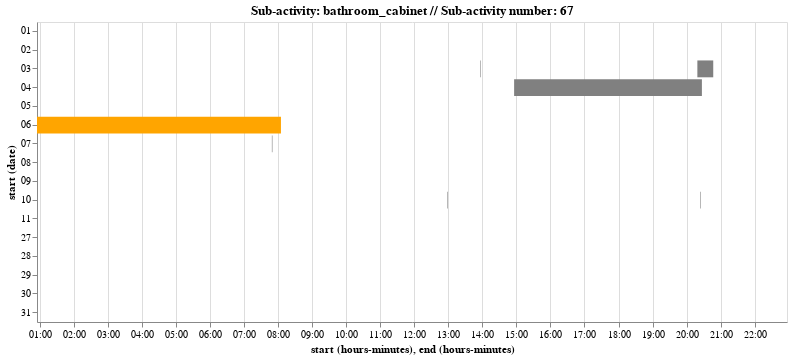

The code cell stored with this chart in its notebook:
### Markdown cell above
#### Bathroom - Cabinet, Sub-activity # 67
##### Strip Chart

### Code cell
charts[0]

### Figure 1 — Vega-Lite specification as saved in the notebook (floating-point values rounded to 4 significant figures)
{"$schema": "https://vega.github.io/schema/vega-lite/v3.4.0.json", "config": {"mark": {"tooltip": null}, "view": {"height": 300, "width": 400}}, "data": {"name": "data-3cfe50779dc22804f2883f731cef1f9a"}, "datasets": {"data-3cfe50779dc22804f2883f731cef1f9a": [{"day": "3", "end": "2003-03-27T06:43:43", "index": 0, "start": "2003-03-27T06:43:40"}, {"day": "3", "end": "2003-03-27T06:44:56", "index": 5, "start": "2003-03-27T06:44:49"}, {"day": "3", "end": "2003-03-27T07:11:27", "index": 15, "start": "2003-03-27T07:11:23"}, {"day": "4", "end": "2003-03-28T18:34:43", "index": 137, "start": "2003-03-28T18:34:41"}, {"day": "4", "end": "2003-03-28T19:02:26", "index": 144, "start": "2003-03-28T19:02:24"}, {"day": "4", "end": "2003-03-28T22:14:17", "index": 193, "start": "2003-03-28T22:14:12"}, {"day": "5", "end": "2003-03-29T06:29:28", "index": 204, "start": "2003-03-29T06:29:25"}, {"day": "5", "end": "2003-03-29T08:55:26", "index": 208, "start": "2003-03-29T08:55:24"}, {"day": "5", "end": "2003-03-29T09:12:23", "index": 214, "start": "2003-03-29T09:12:22"}, {"day": "5", "end": "2003-03-29T15:37:43", "index": 498, "start": "2003-03-29T15:37:30"}, {"day": "5", "end": "2003-03-29T15:37:38", "index": 499, "start": "2003-03-29T15:37:31"}, {"day": "5", "end": "2003-03-29T15:56:55", "index": 586, "start": "2003-03-29T15:56:51"}, {"day": "5", "end": "2003-03-29T15:56:54", "index": 587, "start": "2003-03-29T15:56:53"}, {"day": "5", "end": "2003-03-29T16:02:09", "index": 600, "start": "2003-03-29T16:02:01"}, {"day": "5", "end": "2003-03-29T16:02:07", "index": 601, "start": "2003-03-29T16:02:03"}, {"day": "5", "end": "2003-03-29T18:23:47", "index": 650, "start": "2003-03-29T18:23:46"}, {"day": "5", "end": "2003-03-29T18:24:30", "index": 651, "start": "2003-03-29T18:24:29"}, {"day": "5", "end": "2003-03-29T22:27:50", "index": 678, "start": "2003-03-29T22:27:45"}, {"day": "6", "end": "2003-03-30T07:39:43", "index": 695, "start": "2003-03-30T07:39:29"}, {"day": "6", "end": "2003-03-30T13:19:20", "index": 776, "start": "2003-03-30T13:19:18"}, {"day": "6", "end": "2003-03-30T15:52:41", "index": 807, "start": "2003-03-30T15:52:39"}, {"day": "6", "end": "2003-03-30T16:24:29", "index": 812, "start": "2003-03-30T16:24:28"}, {"day": "6", "end": "2003-03-30T22:57:41", "index": 822, "start": "2003-03-30T22:57:37"}, {"day": "0", "end": "2003-03-31T07:36:16", "index": 827, "start": "2003-03-31T07:36:11"}, {"day": "0", "end": "2003-03-31T08:59:15", "index": 841, "start": "2003-03-31T08:59:12"}, {"day": "0", "end": "2003-03-31T12:05:32", "index": 866, "start": "2003-03-31T12:05:29"}, {"day": "0", "end": "2003-03-31T19:42:08", "index": 893, "start": "2003-03-31T19:42:05"}, {"day": "1", "end": "2003-04-01T06:07:55", "index": 897, "start": "2003-04-01T06:07:52"}, {"day": "1", "end": "2003-04-01T21:05:49", "index": 974, "start": "2003-04-01T21:05:47"}, {"day": "1", "end": "2003-04-01T21:20:42", "index": 980, "start": "2003-04-01T21:20:39"}, {"day": "1", "end": "2003-04-01T21:21:38", "index": 983, "start": "2003-04-01T21:21:37"}, {"day": "2", "end": "2003-04-02T07:13:15", "index": 993, "start": "2003-04-02T07:13:12"}, {"day": "2", "end": "2003-04-02T08:23:32", "index": 1029, "start": "2003-04-02T08:23:17"}, {"day": "2", "end": "2003-04-02T21:05:22", "index": 1171, "start": "2003-04-02T21:05:21"}, {"day": "2", "end": "2003-04-02T21:28:22", "index": 1181, "start": "2003-04-02T21:28:17"}, {"day": "3", "end": "2003-04-03T07:08:51", "index": 1193, "start": "2003-04-03T07:08:48"}, {"day": "3", "end": "2003-04-03T08:45:10", "index": 1200, "start": "2003-04-03T08:45:02"}, {"day": "3", "end": "2003-04-03T08:47:51", "index": 1206, "start": "2003-04-03T08:47:49"}, {"day": "3", "end": "2003-04-03T09:07:54", "index": 1216, "start": "2003-04-03T09:07:53"}, {"day": "3", "end": "2003-04-03T13:57:08", "index": 1264, "start": "2003-04-03T13:56:58"}, {"day": "3", "end": "2003-04-03T20:19:10", "index": 1307, "start": "2003-04-03T20:19:06"}, {"day": "3", "end": "2003-04-03T20:47:05", "index": 1309, "start": "2003-04-03T20:19:18"}, {"day": "3", "end": "2003-04-03T20:49:40", "index": 1316, "start": "2003-04-03T20:49:37"}, {"day": "4", "end": "2003-04-04T06:11:21", "index": 1338, "start": "2003-04-04T06:11:15"}, {"day": "4", "end": "2003-04-04T06:11:21", "index": 1339, "start": "2003-04-04T06:11:15"}, {"day": "4", "end": "2003-04-04T06:12:44", "index": 1347, "start": "2003-04-04T06:12:37"}, {"day": "4", "end": "2003-04-04T06:41:40", "index": 1351, "start": "2003-04-04T06:41:37"}, {"day": "4", "end": "2003-04-04T07:04:37", "index": 1355, "start": "2003-04-04T07:04:36"}, {"day": "4", "end": "2003-04-04T07:04:37", "index": 1356, "start": "2003-04-04T07:04:36"}, {"day": "4", "end": "2003-04-04T12:30:54", "index": 1421, "start": "2003-04-04T12:30:51"}, {"day": "4", "end": "2003-04-04T12:30:54", "index": 1422, "start": "2003-04-04T12:30:51"}, {"day": "4", "end": "2003-04-04T14:50:31", "index": 1447, "start": "2003-04-04T14:50:19"}, {"day": "4", "end": "2003-04-04T20:27:34", "index": 1455, "start": "2003-04-04T14:56:48"}, {"day": "4", "end": "2003-04-04T14:56:51", "index": 1456, "start": "2003-04-04T14:56:48"}, {"day": "4", "end": "2003-04-04T15:29:34", "index": 1460, "start": "2003-04-04T15:29:31"}, {"day": "5", "end": "2003-04-05T11:31:16", "index": 1516, "start": "2003-04-05T11:31:13"}, {"day": "5", "end": "2003-04-05T21:02:14", "index": 1650, "start": "2003-04-05T21:02:11"}, {"day": "5", "end": "2003-04-05T21:03:45", "index": 1652, "start": "2003-04-05T21:03:43"}, {"day": "5", "end": "2003-04-05T22:46:26", "index": 1670, "start": "2003-04-05T22:46:22"}, {"day": "6", "end": "2003-04-06T08:05:17", "index": 1679, "start": "2003-04-06T00:55:42"}, {"day": "6", "end": "2003-04-06T18:30:43", "index": 1835, "start": "2003-04-06T18:30:42"}, {"day": "6", "end": "2003-04-06T18:30:43", "index": 1836, "start": "2003-04-06T18:30:42"}, {"day": "6", "end": "2003-04-06T20:51:59", "index": 1868, "start": "2003-04-06T20:51:58"}, {"day": "6", "end": "2003-04-06T20:54:08", "index": 1869, "start": "2003-04-06T20:54:06"}, {"day": "0", "end": "2003-04-07T07:07:43", "index": 1892, "start": "2003-04-07T07:07:39"}, {"day": "0", "end": "2003-04-07T07:24:55", "index": 1897, "start": "2003-04-07T07:24:54"}, {"day": "0", "end": "2003-04-07T07:50:05", "index": 1921, "start": "2003-04-07T07:49:54"}, {"day": "0", "end": "2003-04-07T20:15:36", "index": 2000, "start": "2003-04-07T20:15:34"}, {"day": "0", "end": "2003-04-07T20:37:55", "index": 2005, "start": "2003-04-07T20:37:51"}, {"day": "1", "end": "2003-04-08T06:23:54", "index": 2009, "start": "2003-04-08T06:23:51"}, {"day": "1", "end": "2003-04-08T07:02:59", "index": 2032, "start": "2003-04-08T07:02:57"}, {"day": "1", "end": "2003-04-08T07:08:36", "index": 2035, "start": "2003-04-08T07:08:24"}, {"day": "1", "end": "2003-04-08T15:50:53", "index": 2073, "start": "2003-04-08T15:50:47"}, {"day": "1", "end": "2003-04-08T21:09:06", "index": 2106, "start": "2003-04-08T21:09:05"}, {"day": "2", "end": "2003-04-09T10:55:38", "index": 2176, "start": "2003-04-09T10:55:36"}, {"day": "2", "end": "2003-04-09T15:06:24", "index": 2232, "start": "2003-04-09T15:06:22"}, {"day": "2", "end": "2003-04-09T15:07:23", "index": 2233, "start": "2003-04-09T15:07:14"}, {"day": "2", "end": "2003-04-09T20:09:23", "index": 2284, "start": "2003-04-09T20:09:22"}, {"day": "2", "end": "2003-04-09T20:09:23", "index": 2285, "start": "2003-04-09T20:09:22"}, {"day": "2", "end": "2003-04-09T20:10:46", "index": 2290, "start": "2003-04-09T20:10:43"}, {"day": "2", "end": "2003-04-09T20:10:46", "index": 2291, "start": "2003-04-09T20:10:43"}, {"day": "3", "end": "2003-04-10T08:18:51", "index": 2305, "start": "2003-04-10T08:18:48"}, {"day": "3", "end": "2003-04-10T08:19:28", "index": 2310, "start": "2003-04-10T08:19:24"}, {"day": "3", "end": "2003-04-10T10:13:38", "index": 2339, "start": "2003-04-10T10:13:36"}, {"day": "3", "end": "2003-04-10T10:14:29", "index": 2343, "start": "2003-04-10T10:14:21"}, {"day": "3", "end": "2003-04-10T11:21:17", "index": 2387, "start": "2003-04-10T11:21:14"}, {"day": "3", "end": "2003-04-10T11:23:07", "index": 2394, "start": "2003-04-10T11:23:04"}, {"day": "3", "end": "2003-04-10T11:23:18", "index": 2395, "start": "2003-04-10T11:23:16"}, {"day": "3", "end": "2003-04-10T11:24:36", "index": 2396, "start": "2003-04-10T11:24:13"}, {"day": "3", "end": "2003-04-10T11:55:22", "index": 2409, "start": "2003-04-10T11:55:20"}, {"day": "3", "end": "2003-04-10T11:55:22", "index": 2410, "start": "2003-04-10T11:55:20"}, {"day": "3", "end": "2003-04-10T12:59:07", "index": 2454, "start": "2003-04-10T12:58:54"}, {"day": "3", "end": "2003-04-10T12:59:26", "index": 2455, "start": "2003-04-10T12:59:24"}, {"day": "3", "end": "2003-04-10T13:10:51", "index": 2462, "start": "2003-04-10T13:10:34"}, {"day": "3", "end": "2003-04-10T20:25:04", "index": 2536, "start": "2003-04-10T20:24:54"}, {"day": "3", "end": "2003-04-10T20:28:26", "index": 2539, "start": "2003-04-10T20:28:25"}, {"day": "4", "end": "2003-04-11T11:22:29", "index": 2607, "start": "2003-04-11T11:22:12"}, {"day": "4", "end": "2003-04-11T14:35:41", "index": 2676, "start": "2003-04-11T14:35:31"}, {"day": "4", "end": "2003-04-11T14:36:19", "index": 2677, "start": "2003-04-11T14:36:07"}, {"day": "4", "end": "2003-04-11T15:53:40", "index": 2695, "start": "2003-04-11T15:53:32"}, {"day": "4", "end": "2003-04-11T15:54:43", "index": 2696, "start": "2003-04-11T15:54:28"}, {"day": "4", "end": "2003-04-11T19:29:20", "index": 2718, "start": "2003-04-11T19:29:17"}, {"day": "4", "end": "2003-04-11T19:29:19", "index": 2719, "start": "2003-04-11T19:29:17"}, {"day": "4", "end": "2003-04-11T22:21:12", "index": 2767, "start": "2003-04-11T22:21:09"}]}, "encoding": {"color": {"condition": {"test": "(datum.day > 4)", "value": "orange"}, "value": "grey"}, "detail": {"field": "index", "type": "quantitative"}, "x": {"field": "start", "timeUnit": "hoursminutes", "type": "temporal"}, "x2": {"field": "end", "timeUnit": "hoursminutes"}, "y": {"field": "start", "timeUnit": "date", "type": "ordinal"}}, "mark": "bar", "selection": {"selector001": {"bind": "scales", "encodings": ["x", "y"], "type": "interval"}}, "title": "Sub-activity: bathroom_cabinet // Sub-activity number: 67", "width": 750}
